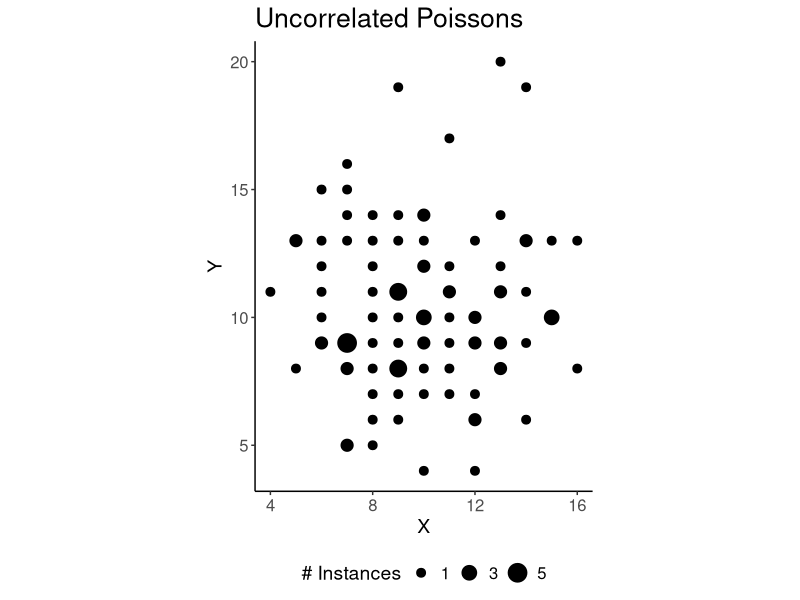
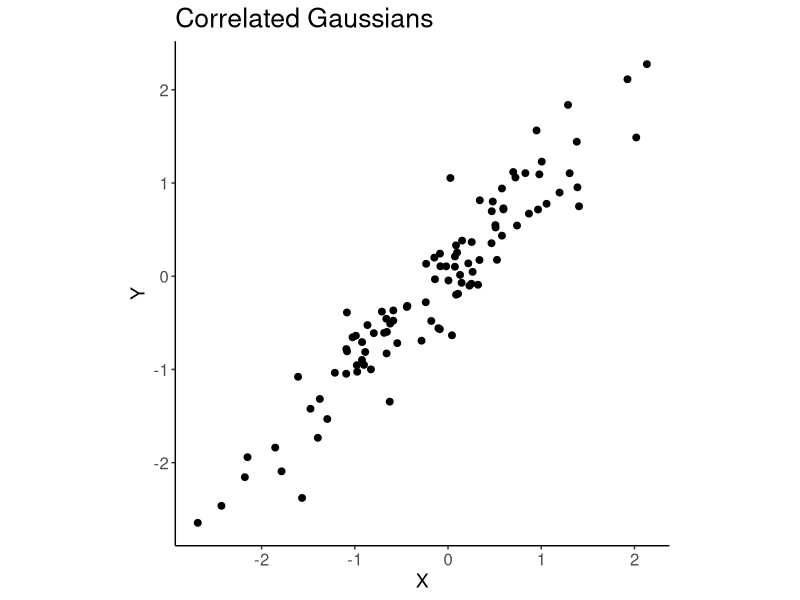
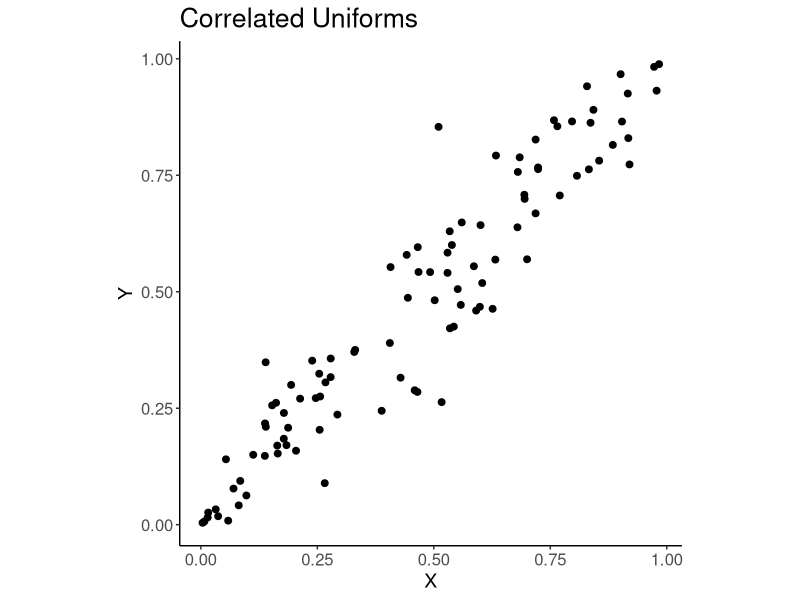
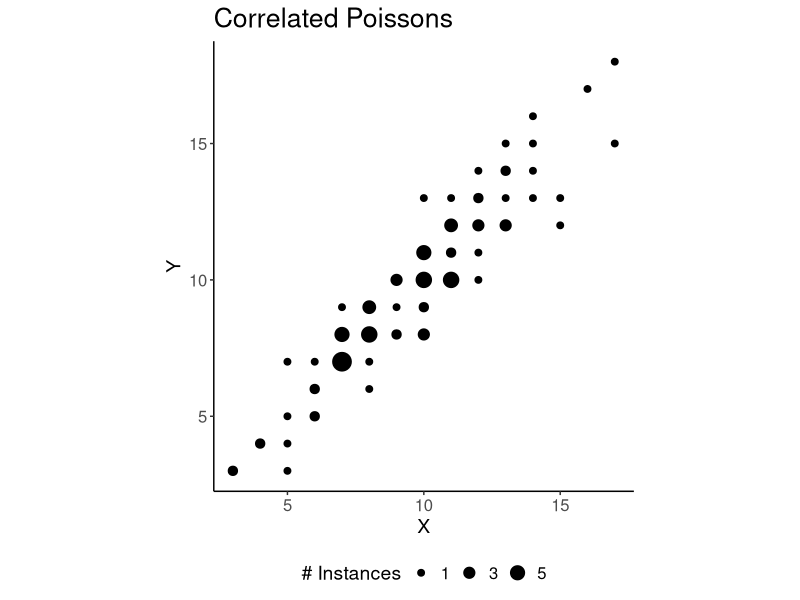

Write R code to recreate these figures, in order.
## ---- chunk 1
library(knitr)
library(mvtnorm)
library(tidyverse)
opts_chunk$set(cache = FALSE)
## ---- chunk 2
x <- matrix(rpois(100 * 2, 10), 
            ncol = 2)
head(x)
## ---- chunk 3
theme_set(theme_classic())
as_tibble(x) |>
  count(V1, V2) |>
  ggplot() +
  geom_point(aes(V1, V2, size = n)) +
  coord_fixed() +
  labs(x = "X", y = "Y", size = "# Instances", title = "Uncorrelated Poissons") +
  scale_size_area(breaks = c(1, 3, 5)) +
  theme(
    axis.title = element_text(size = 14),
    legend.title = element_text(size = 14),
    axis.text = element_text(size = 12),
    legend.text = element_text(size = 12),
    legend.position = "bottom",
    title = element_text(size = 16)
  )
## ---- chunk 4
Sigma <- matrix(
  c(1, 0.95, 0.95, 1), 
  nrow = 2
)
z <- rmvnorm(100, sigma = Sigma)
head(z)
## ---- chunk 5
ggplot(as_tibble(z)) +
  geom_point(aes(V1, V2), size = 2) +
  coord_fixed() +
  labs(x = "X", y = "Y", title = "Correlated Gaussians") +
  theme(
    axis.title = element_text(size = 14),
    legend.title = element_text(size = 14),
    axis.text = element_text(size = 12),
    legend.text = element_text(size = 12),
    title = element_text(size = 16)
  )
## ---- chunk 6
u <- pnorm(z)
head(u)
## ---- chunk 7
ggplot(as_tibble(u)) +
  geom_point(aes(V1, V2), size = 2) +
  coord_fixed() +
  labs(x = "X", y = "Y", title = "Correlated Uniforms") +
  theme(
    axis.title = element_text(size = 14),
    legend.title = element_text(size = 14),
    axis.text = element_text(size = 12),
    legend.text = element_text(size = 12),
    title = element_text(size = 16)
  )
## ---- chunk 8
x_new <- qpois(u, lambda = 10)
head(x_new)
## ---- chunk 9
as_tibble(x_new) |>
  count(V1, V2) |>
  ggplot() +
  geom_point(aes(V1, V2, size = n)) +
  coord_fixed() +
  labs(x = "X", y = "Y", size = "# Instances", title = "Correlated Poissons") +
  scale_size_area(breaks = c(1, 3, 5)) +
  theme(
    axis.title = element_text(size = 14),
    legend.title = element_text(size = 14),
    axis.text = element_text(size = 12),
    legend.text = element_text(size = 12),
    legend.position = "bottom",
    title = element_text(size = 16)
  )
